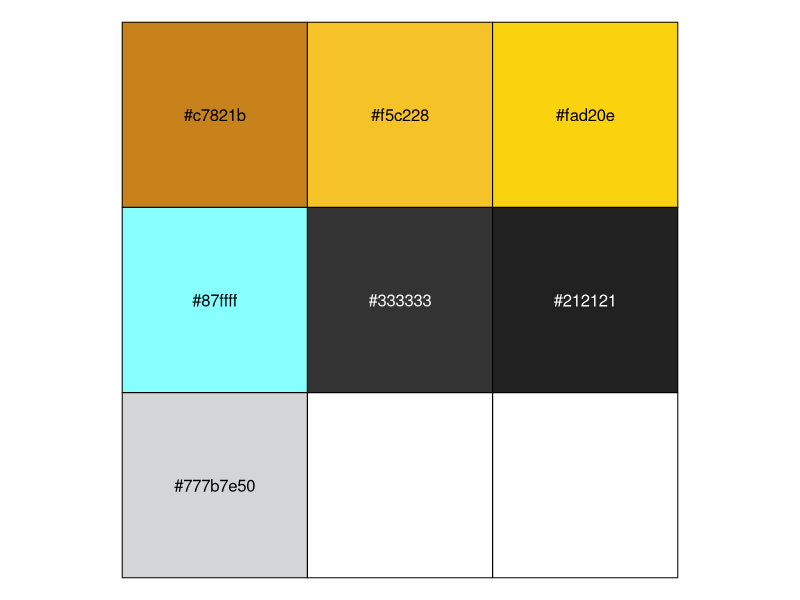
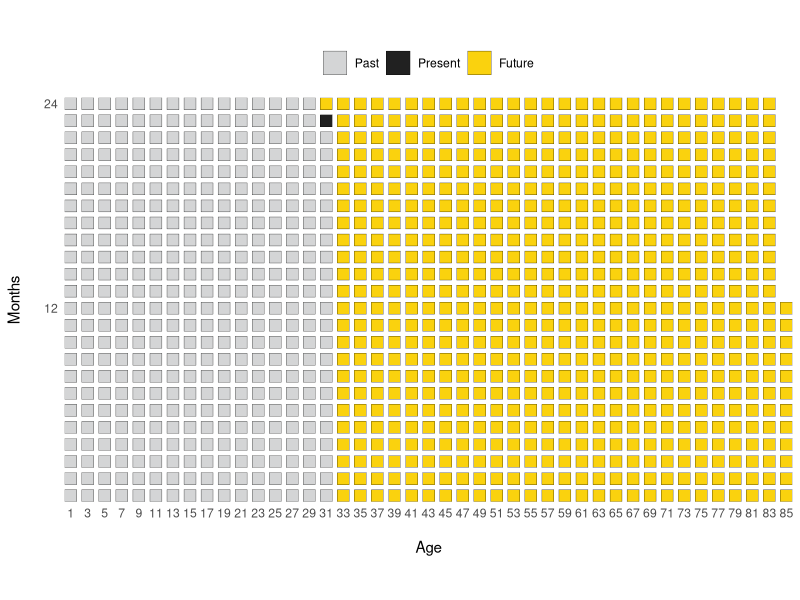
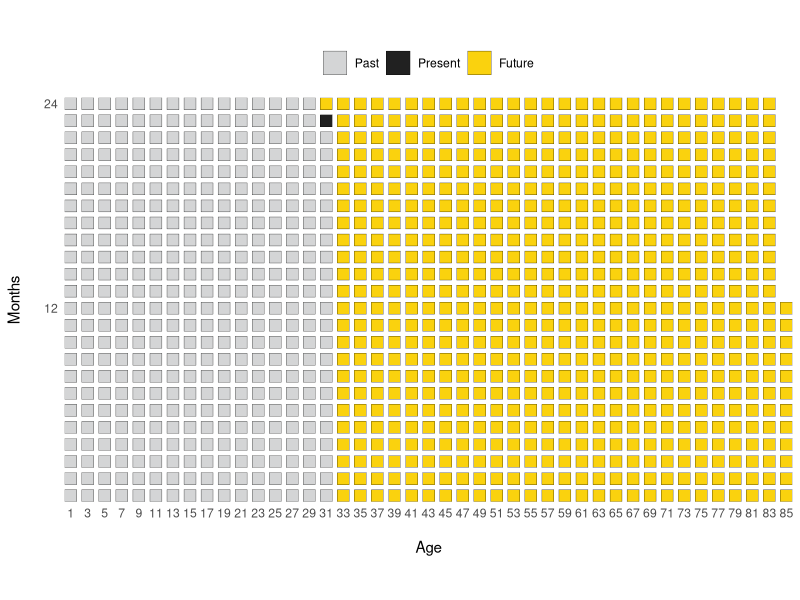

The R source for these figures, in order:
# title: charting boxes as number of weeks we have in a lifetime
# author: ashten anthony
# date: 20200222

library(dplyr)
library(lubridate)
library(forcats)
library(ggplot2)
library(scales)

# your birth year
birth_year <- 1994

# expected number of years you will live (mortality)
n_total_years <- 85

# age
age_in_years  <- year(Sys.Date()) - birth_year
age_in_months <- age_in_years*12 + month(Sys.Date())

# theme pallete
theme_pallete <- 
  c("#c7821b", "#f5c228", "#fad20e", "#87ffff", "#333333", "#212121", "#777b7e50")

scales::show_col(theme_pallete)

# create data set for plotting
n_months_data <-
  tibble(
    month = seq(from = 1, to = n_total_years*12)
  ) %>% 
  mutate(
    # axis_x = rep_len(1:12, length.out = n()),
    # axis_y = ceiling(month/12),
    axis_x = rep_len(1:24, length.out = n()),
    axis_y = ceiling(month/24),
    period = case_when(
      month <= age_in_months -12 -1 ~ "Past",
      month == age_in_months -12 ~ "Present",
      month  > age_in_months -12 ~ "Future"
    )
  ) 

# plot months as tiles
n_months_plot <- 
  n_months_data %>% 
  ggplot(aes(y = axis_x, x = axis_y, fill = fct_relevel(period, c("Past", "Present", "Future")))) +
  geom_tile(width = 0.7, height = 0.7, colour = "black") +
  scale_fill_manual(values = c(theme_pallete[7], theme_pallete[6], theme_pallete[3]))+
  scale_x_continuous(breaks = seq(from = 0, to = n_total_years), labels = seq(from = 0, to = n_total_years)*2-1, expand = c(0,0)) +
  scale_y_continuous(breaks = c(12,24), expand = c(0,0)) +
  coord_equal() +
  labs(
    x = "\nAge", 
    y = "Months\n"
  ) + 
  # theme_bw() +
  # ggtitle("Stop procrasting") +
  theme(
    panel.grid.major = element_blank(), 
    panel.grid.minor = element_blank(),
    panel.background = element_blank(), 
    axis.line = element_blank(),
    axis.ticks = element_blank(),
    # axis.text.y = element_blank(),
    legend.position = "top",
    legend.title = element_blank()
    # axis.line.y = element_blank()
    # axis.line = element_line(colour = "black")
  )

# plot
n_months_plot

# save plot
ggsave(filename = "stop_procrastinating/stop_procrastinating.png", plot = n_months_plot, width = 16, height = 9)



